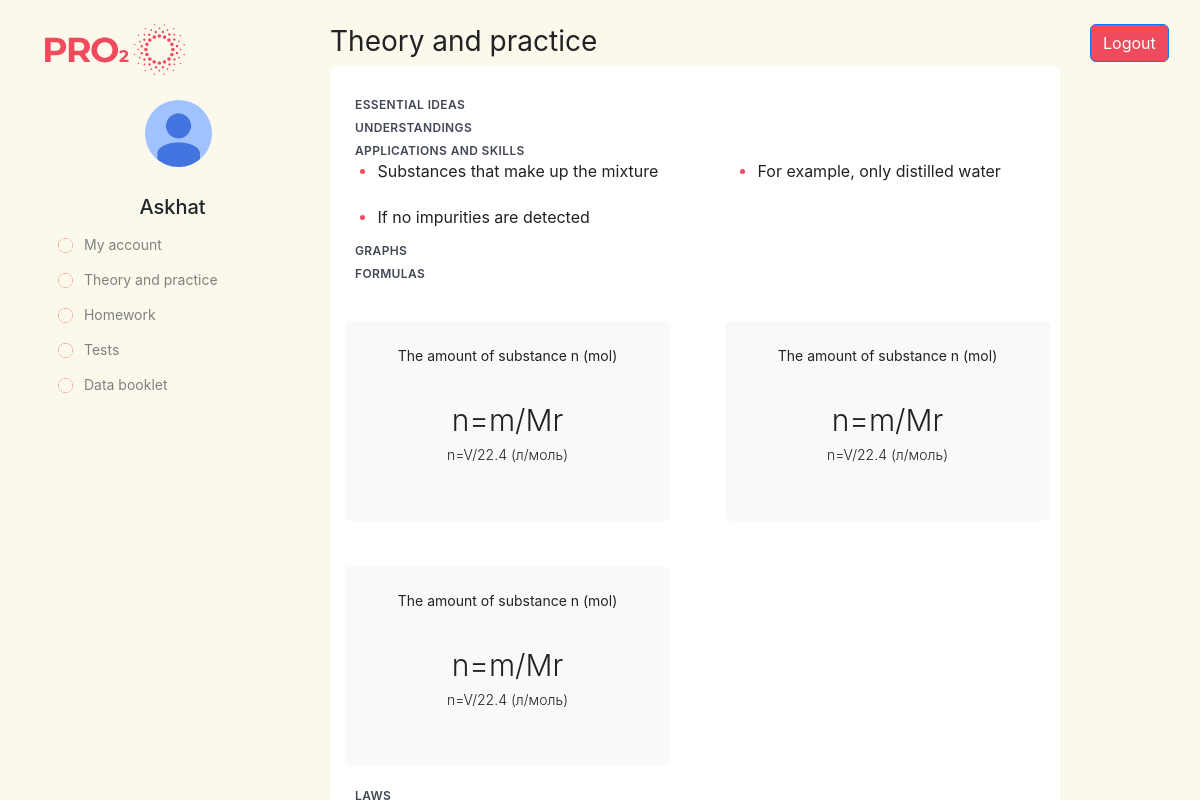
The page /theory-practice/ (signed in) on the database as committed earlier.
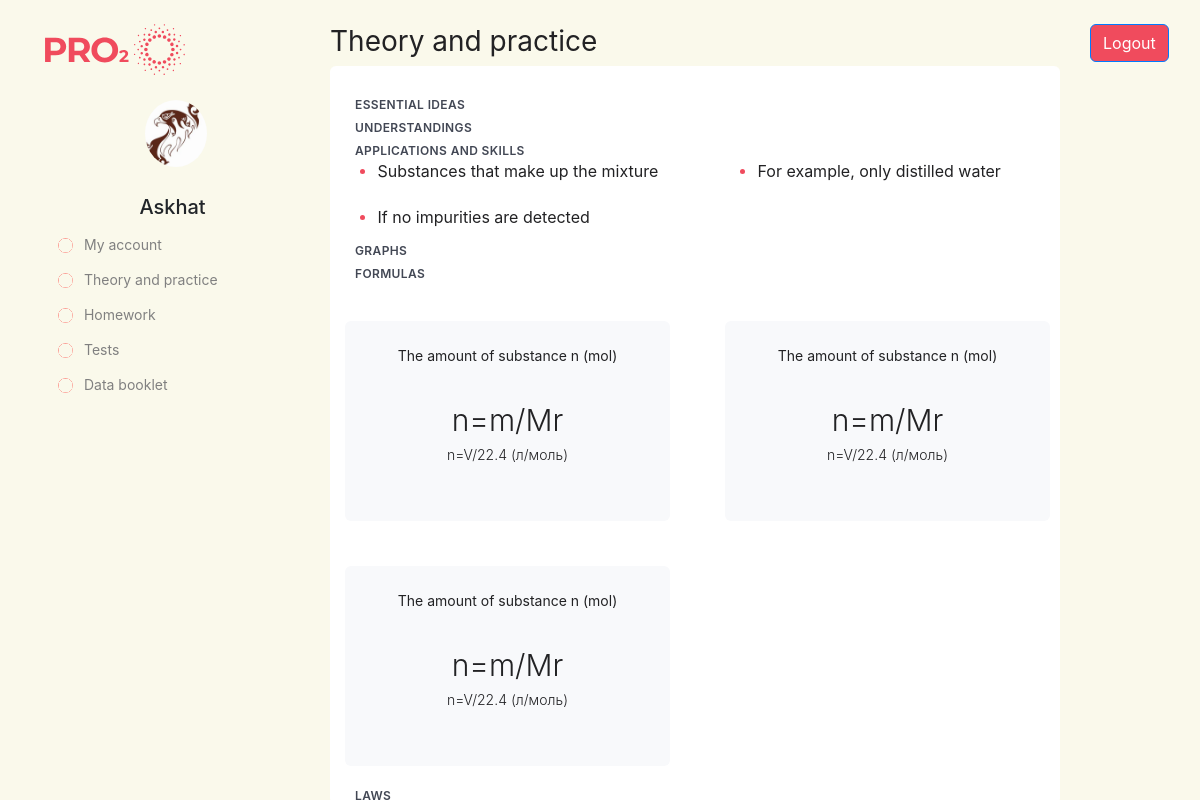
The same page on the database as committed later.
### main/models.py (models this page shows, shortened)
class Person(AbstractBaseUser, PermissionsMixin):
    name = models.CharField(max_length=50)
    email = models.EmailField(_('email address'),  primary_key=True)
    password = models.CharField(max_length=1000)
    phone = models.CharField(max_length=25)
    person_type = models.BooleanField(default=False)
    is_paid = models.BooleanField(default=False)
    is_staff = models.BooleanField(default=False)
    is_god = models.BooleanField(default=False)
    image = models.ImageField(default='default.jpg', upload_to='profile_pics')
    is_active = models.BooleanField(default=True)
    is_admin = models.BooleanField(default=False)
    USERNAME_FIELD = 'email'
    REQUIRED_FIELDS = ['name','password','phone',person_type]
    objects = CustomUserManager()

### main/views.py (the view)
# urls.py: path('theory-practice/', views.practice, name='practice'),
@login_required
@active_student_required
def practice(request):
    cur_theory = request.GET.get('theory', '')
    request.session['curr_theory'] = cur_theory
    theory = Theory.objects.filter(course_name = request.session.get('curr_course'), theory_name = cur_theory )
    theory_task = TheoryTask.objects.filter(theory_name = cur_theory)
    theory_law = TheoryLaw.objects.filter(theory_name = cur_theory)
    theory_graphic =TheoryGraphic.objects.filter(theory_name = cur_theory)
    context = {
        'theory' : theory,
        'task' : theory_task,
        'law' : theory_law,
        'graphic' : theory_graphic
    }
    return render(request, 'main/practice.html',context)

### main/templates/main/practice.html (shortened to what the changed rows need)
{% extends "main/base.html" %}
{% load static %}
{% block title %}
    <link rel="stylesheet" type="text/css" href="{% static 'main/practice.css' %}">
{% endblock %}
{% block content %}
<br/>
<div class="row padding">
    <div class="col-lg-3 left-side">
        <img src="/media/Logo.svg" class="img-fluid">
        <br/>
        <div class="media photo">
            <img class="rounded-circle account-img custom-img" src="{{ user.image.url }}">
        </div>
        <h5 class="center">{{user.name}}</h5>
        <a href="{% url 'main-personal_page' %}" class="btn btn-primary btn-custom"><img class="rounded-circle account-img custom-img-xs" src="/media/circle.png">
            <span class="en-text">&ensp; My account</span>
        </a>
        <a href="{% url 'theory' %}" class="btn btn-primary btn-custom"><img class="rounded-circle account-img custom-img-xs" src="/media/circle.png">
            <span class="en-text">&ensp; Theory and practice</span>
        </a>
        <a href="{% url 'homework' %}" class="btn btn-primary btn-custom"><img class="rounded-circle account-img custom-img-xs" src="/media/circle.png">
            <span class="en-text">&ensp; Homework</span>
        </a>
        <a href="{% url 'test' %}" class="btn btn-primary btn-custom"><img class="rounded-circle account-img custom-img-xs" src="/media/circle.png">
            <span class="en-text">&ensp; Tests</span>
        </a>
        <a href="{% url 'formula' %}" class="btn btn-primary btn-custom"><img class="rounded-circle account-img custom-img-xs" src="/media/circle.png">
            <span class="en-text">&ensp; Data booklet</span>
        </a>
    </div>
</div>
{% endblock content %}

Rows that differ between the two databases and show on the page:
changed Person "Askhat": image: picture added in place of a placeholder
